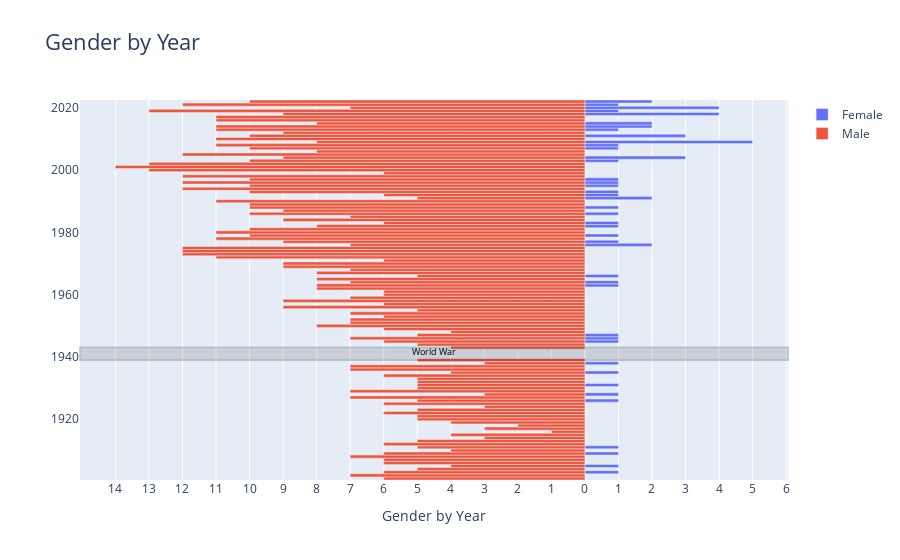

Here is the notebook cell this chart was saved with:
### Code cell
# Set the columns we want to out plot
year = df_gender_year['year']
female = df_gender_year['female']
male = df_gender_year['male']*(-1)

# Creating instance of the figure
fig = go.Figure()
  
# Adding Male data to the figure
fig.add_trace(go.Bar(y = year, 
                     x = female,
                     name = 'Female', 
                     orientation = 'h'))
  
# Adding Female data to the figure
fig.add_trace(go.Bar(y= year, 
                     x = male, 
                     name = 'Male', 
                     orientation = 'h'))
  
# Updating the layout for our graph
fig.update_layout(title = 'Gender by Year',
                 title_font_size = 22, barmode = 'overlay',
                 bargap = 0.0, bargroupgap = 0,
                 xaxis = dict(tickvals = [-14, -13, -12, -11, -10, -9, -8, -7, -6, -5, -4, -3, -2, -1,
                                          0, 1, 2, 3, 4, 5, 6, 7, 8, 9, 10, 11, 12, 13, 14],
                                
                              ticktext = [14, 13, 12, 11, 10, 9, 8, 7, 6, 5, 4, 3, 2, 1,
                                          0, 1, 2, 3, 4, 5, 6, 7, 8, 9, 10, 11, 12, 13, 14],
                                
                              title = 'Gender by Year',
                              title_font_size = 14)
                 )

# Make a horizontal highlight section
fig.add_hrect(y0=1939, y1=1943, 
              annotation_text="World War", annotation_position='bottom',  
              annotation_font_size=9,
              annotation_font_color="Black",
              fillcolor="Grey", opacity=0.25)

fig.show()

### Figure 1 — Plotly figure (JSON) as saved in the notebook; plotly's stock layout.template omitted (floating-point values rounded to 4 significant figures)
{"data": [{"name": "Female", "orientation": "h", "type": "bar", "x": [0, 0, 1, 0, 1, 0, 0, 0, 1, 0, 1, 0, 0, 0, 0, 0, 0, 0, 0, 0, 0, 0, 0, 0, 0, 1, 0, 1, 0, 0, 1, 0, 0, 0, 1, 0, 0, 1, 0, 0, 0, 1, 1, 1, 0, 0, 0, 0, 0, 0, 0, 0, 0, 0, 0, 0, 0, 0, 0, 1, 1, 0, 1, 0, 0, 0, 0, 0, 0, 0, 0, 0, 2, 1, 0, 1, 0, 0, 1, 1, 0, 0, 1, 0, 1, 0, 0, 2, 1, 1, 0, 1, 1, 1, 0, 0, 0, 0, 0, 1, 3, 0, 0, 1, 1, 5, 0, 3, 0, 1, 2, 2, 0, 0, 4, 1, 4, 1, 2], "y": [1901, 1902, 1903, 1904, 1905, 1906, 1907, 1908, 1909, 1910, 1911, 1912, 1913, 1914, 1915, 1916, 1917, 1918, 1919, 1920, 1921, 1922, 1923, 1924, 1925, 1926, 1927, 1928, 1929, 1930, 1931, 1932, 1933, 1934, 1935, 1936, 1937, 1938, 1939, 1943, 1944, 1945, 1946, 1947, 1948, 1949, 1950, 1951, 1952, 1953, 1954, 1955, 1956, 1957, 1958, 1959, 1960, 1961, 1962, 1963, 1964, 1965, 1966, 1967, 1968, 1969, 1970, 1971, 1972, 1973, 1974, 1975, 1976, 1977, 1978, 1979, 1980, 1981, 1982, 1983, 1984, 1985, 1986, 1987, 1988, 1989, 1990, 1991, 1992, 1993, 1994, 1995, 1996, 1997, 1998, 1999, 2000, 2001, 2002, 2003, 2004, 2005, 2006, 2007, 2008, 2009, 2010, 2011, 2012, 2013, 2014, 2015, 2016, 2017, 2018, 2019, 2020, 2021, 2022]}, {"name": "Male", "orientation": "h", "type": "bar", "x": [-6, -7, -6, -5, -4, -6, -6, -7, -6, -4, -5, -6, -5, -3, -4, -1, -3, -2, -4, -5, -5, -6, -5, -3, -6, -5, -7, -3, -7, -5, -5, -5, -5, -6, -4, -7, -7, -3, -5, -4, -5, -6, -7, -5, -4, -6, -8, -7, -7, -6, -7, -5, -9, -6, -9, -7, -6, -6, -8, -8, -7, -8, -5, -8, -7, -9, -9, -6, -11, -12, -12, -12, -7, -9, -11, -10, -11, -10, -8, -6, -9, -7, -10, -9, -10, -10, -11, -5, -6, -10, -12, -10, -12, -10, -12, -6, -13, -14, -13, -10, -9, -12, -8, -10, -11, -8, -11, -10, -9, -11, -11, -8, -11, -11, -9, -13, -7, -12, -10], "y": [1901, 1902, 1903, 1904, 1905, 1906, 1907, 1908, 1909, 1910, 1911, 1912, 1913, 1914, 1915, 1916, 1917, 1918, 1919, 1920, 1921, 1922, 1923, 1924, 1925, 1926, 1927, 1928, 1929, 1930, 1931, 1932, 1933, 1934, 1935, 1936, 1937, 1938, 1939, 1943, 1944, 1945, 1946, 1947, 1948, 1949, 1950, 1951, 1952, 1953, 1954, 1955, 1956, 1957, 1958, 1959, 1960, 1961, 1962, 1963, 1964, 1965, 1966, 1967, 1968, 1969, 1970, 1971, 1972, 1973, 1974, 1975, 1976, 1977, 1978, 1979, 1980, 1981, 1982, 1983, 1984, 1985, 1986, 1987, 1988, 1989, 1990, 1991, 1992, 1993, 1994, 1995, 1996, 1997, 1998, 1999, 2000, 2001, 2002, 2003, 2004, 2005, 2006, 2007, 2008, 2009, 2010, 2011, 2012, 2013, 2014, 2015, 2016, 2017, 2018, 2019, 2020, 2021, 2022]}], "layout": {"annotations": [{"font": {"color": "Black", "size": 9}, "showarrow": false, "text": "World War", "x": 0.5, "xanchor": "center", "xref": "x domain", "y": 1939, "yanchor": "bottom", "yref": "y"}], "bargap": 0, "bargroupgap": 0, "barmode": "overlay", "shapes": [{"fillcolor": "Grey", "opacity": 0.25, "type": "rect", "x0": 0, "x1": 1, "xref": "x domain", "y0": 1939, "y1": 1943, "yref": "y"}], "title": {"font": {"size": 22}, "text": "Gender by Year"}, "xaxis": {"ticktext": [14, 13, 12, 11, 10, 9, 8, 7, 6, 5, 4, 3, 2, 1, 0, 1, 2, 3, 4, 5, 6, 7, 8, 9, 10, 11, 12, 13, 14], "tickvals": [-14, -13, -12, -11, -10, -9, -8, -7, -6, -5, -4, -3, -2, -1, 0, 1, 2, 3, 4, 5, 6, 7, 8, 9, 10, 11, 12, 13, 14], "title": {"font": {"size": 14}, "text": "Gender by Year"}}}}
